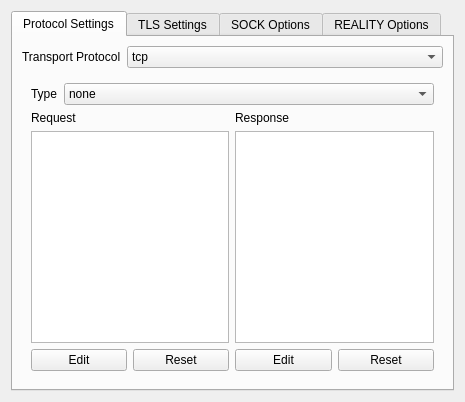
<?xml version="1.0" encoding="UTF-8"?>
<ui version="4.0">
 <class>StreamSettingsWidget</class>
 <widget class="QWidget" name="StreamSettingsWidget">
  <property name="geometry">
   <rect>
    <x>0</x>
    <y>0</y>
    <width>465</width>
    <height>402</height>
   </rect>
  </property>
  <property name="windowTitle">
   <string>Stream Settings Widget</string>
  </property>
  <layout class="QGridLayout" name="gridLayout">
   <item row="0" column="0">
    <widget class="QTabWidget" name="tabWidget">
     <property name="currentIndex">
      <number>0</number>
     </property>
     <widget class="QWidget" name="tab_3">
      <attribute name="title">
       <string>Protocol Settings</string>
      </attribute>
      <layout class="QGridLayout" name="gridLayout_3">
       <item row="1" column="0">
        <widget class="QStackedWidget" name="v2rayStackView">
         <property name="sizePolicy">
          <sizepolicy hsizetype="Minimum" vsizetype="Preferred">
           <horstretch>0</horstretch>
           <verstretch>0</verstretch>
          </sizepolicy>
         </property>
         <property name="minimumSize">
          <size>
           <width>1</width>
           <height>0</height>
          </size>
         </property>
         <property name="currentIndex">
          <number>0</number>
         </property>
         <widget class="QWidget" name="tcpStackPage">
          <layout class="QGridLayout" name="gridLayout_2" rowstretch="0,0,1,0">
           <item row="0" column="0" colspan="4">
            <layout class="QHBoxLayout" name="horizontalLayout" stretch="0,1">
             <item>
              <widget class="QLabel" name="label">
               <property name="text">
                <string>Type</string>
               </property>
              </widget>
             </item>
             <item>
              <widget class="QComboBox" name="tcpHeaderTypeCB">
               <item>
                <property name="text">
                 <string notr="true">none</string>
                </property>
               </item>
               <item>
                <property name="text">
                 <string notr="true">http</string>
                </property>
               </item>
              </widget>
             </item>
            </layout>
           </item>
           <item row="2" column="0" colspan="2">
            <widget class="QPlainTextEdit" name="tcpRequestTxt">
             <property name="sizePolicy">
              <sizepolicy hsizetype="Preferred" vsizetype="Preferred">
               <horstretch>0</horstretch>
               <verstretch>0</verstretch>
              </sizepolicy>
             </property>
             <property name="lineWrapMode">
              <enum>QPlainTextEdit::NoWrap</enum>
             </property>
             <property name="readOnly">
              <bool>true</bool>
             </property>
             <property name="plainText">
              <string/>
             </property>
             <property name="backgroundVisible">
              <bool>false</bool>
             </property>
             <property name="placeholderText">
              <string notr="true"/>
             </property>
            </widget>
           </item>
           <item row="2" column="2" colspan="2">
            <widget class="QPlainTextEdit" name="tcpRespTxt">
             <property name="sizePolicy">
              <sizepolicy hsizetype="Preferred" vsizetype="Preferred">
               <horstretch>0</horstretch>
               <verstretch>0</verstretch>
              </sizepolicy>
             </property>
             <property name="lineWrapMode">
              <enum>QPlainTextEdit::NoWrap</enum>
             </property>
             <property name="readOnly">
              <bool>true</bool>
             </property>
             <property name="plainText">
              <string/>
             </property>
             <property name="placeholderText">
              <string notr="true"/>
             </property>
            </widget>
           </item>
           <item row="3" column="0">
            <widget class="QPushButton" name="tcpRequestEditBtn">
             <property name="text">
              <string>Edit</string>
             </property>
            </widget>
           </item>
           <item row="3" column="1">
            <widget class="QPushButton" name="tcpRequestDefBtn">
             <property name="text">
              <string>Reset</string>
             </property>
            </widget>
           </item>
           <item row="3" column="2">
            <widget class="QPushButton" name="tcpResponseEditBtn">
             <property name="text">
              <string>Edit</string>
             </property>
            </widget>
           </item>
           <item row="3" column="3">
            <widget class="QPushButton" name="tcpRespDefBtn">
             <property name="text">
              <string>Reset</string>
             </property>
            </widget>
           </item>
           <item row="1" column="2" colspan="2">
            <widget class="QLabel" name="label_3">
             <property name="text">
              <string>Response</string>
             </property>
            </widget>
           </item>
           <item row="1" column="0" colspan="2">
            <widget class="QLabel" name="label_2">
             <property name="text">
              <string>Request</string>
             </property>
            </widget>
           </item>
          </layout>
         </widget>
         <widget class="QWidget" name="httpStackPage">
          <layout class="QGridLayout" name="gridLayout_8">
           <item row="0" column="0">
            <layout class="QGridLayout" name="gridLayout_10">
             <item row="0" column="0">
              <widget class="QLabel" name="label_5">
               <property name="text">
                <string>Path</string>
               </property>
              </widget>
             </item>
             <item row="0" column="1" colspan="2">
              <widget class="QLineEdit" name="httpPathTxt">
               <property name="placeholderText">
                <string notr="true">/</string>
               </property>
              </widget>
             </item>
             <item row="1" column="0">
              <widget class="QLabel" name="label_31">
               <property name="text">
                <string>Method</string>
               </property>
              </widget>
             </item>
             <item row="1" column="1" colspan="2">
              <widget class="QComboBox" name="httpMethodCB">
               <property name="editable">
                <bool>true</bool>
               </property>
               <item>
                <property name="text">
                 <string notr="true">PUT</string>
                </property>
               </item>
               <item>
                <property name="text">
                 <string notr="true">GET</string>
                </property>
               </item>
               <item>
                <property name="text">
                 <string notr="true">POST</string>
                </property>
               </item>
               <item>
                <property name="text">
                 <string notr="true">DELETE</string>
                </property>
               </item>
               <item>
                <property name="text">
                 <string notr="true">CONNECT</string>
                </property>
               </item>
               <item>
                <property name="text">
                 <string notr="true">HEAD</string>
                </property>
               </item>
               <item>
                <property name="text">
                 <string notr="true">OPTIONS</string>
                </property>
               </item>
               <item>
                <property name="text">
                 <string notr="true">PATCH</string>
                </property>
               </item>
               <item>
                <property name="text">
                 <string notr="true">TRACE</string>
                </property>
               </item>
              </widget>
             </item>
            </layout>
           </item>
           <item row="1" column="0">
            <layout class="QGridLayout" name="gridLayout_11">
             <item row="0" column="0">
              <widget class="QLabel" name="label_4">
               <property name="text">
                <string>Host</string>
               </property>
              </widget>
             </item>
             <item row="0" column="1" colspan="2">
              <widget class="QLabel" name="label_33">
               <property name="text">
                <string>Headers</string>
               </property>
              </widget>
             </item>
             <item row="1" column="0">
              <widget class="QPlainTextEdit" name="httpHostTxt">
               <property name="placeholderText">
                <string notr="true">myhost.mydomain.com</string>
               </property>
              </widget>
             </item>
             <item row="1" column="1" colspan="2">
              <widget class="QPlainTextEdit" name="httpHeadersTxt">
               <property name="sizePolicy">
                <sizepolicy hsizetype="Preferred" vsizetype="Preferred">
                 <horstretch>0</horstretch>
                 <verstretch>0</verstretch>
                </sizepolicy>
               </property>
               <property name="lineWrapMode">
                <enum>QPlainTextEdit::NoWrap</enum>
               </property>
               <property name="readOnly">
                <bool>true</bool>
               </property>
               <property name="plainText">
                <string/>
               </property>
               <property name="placeholderText">
                <string notr="true"/>
               </property>
              </widget>
             </item>
             <item row="2" column="1">
              <widget class="QPushButton" name="httpHeadersEditBtn">
               <property name="text">
                <string>Edit</string>
               </property>
              </widget>
             </item>
             <item row="2" column="2">
              <widget class="QPushButton" name="httpHeadersDefBtn">
               <property name="text">
                <string>Reset</string>
               </property>
              </widget>
             </item>
            </layout>
           </item>
          </layout>
         </widget>
         <widget class="QWidget" name="wsStackPage">
          <layout class="QGridLayout" name="gridLayout_9" rowstretch="0,0,1">
           <item row="0" column="0">
            <layout class="QFormLayout" name="formLayout_7">
             <item row="0" column="0">
              <widget class="QLabel" name="label_7">
               <property name="text">
                <string>Path</string>
               </property>
              </widget>
             </item>
             <item row="1" column="0">
              <widget class="QLabel" name="label_12">
               <property name="text">
                <string>Max Early Data</string>
               </property>
              </widget>
             </item>
             <item row="0" column="1">
              <widget class="QLineEdit" name="wsPathTxt">
               <property name="text">
                <string/>
               </property>
               <property name="placeholderText">
                <string notr="true">/wsPath</string>
               </property>
              </widget>
             </item>
             <item row="1" column="1">
              <widget class="QSpinBox" name="wsEarlyDataSB">
               <property name="minimum">
                <number>0</number>
               </property>
               <property name="maximum">
                <number>99999</number>
               </property>
               <property name="value">
                <number>1024</number>
               </property>
              </widget>
             </item>
             <item row="2" column="0">
              <widget class="QLabel" name="label_25">
               <property name="text">
                <string>Browser Forwarding</string>
               </property>
              </widget>
             </item>
             <item row="2" column="1">
              <widget class="QCheckBox" name="wsBrowserForwardCB">
               <property name="text">
                <string>Enabled</string>
               </property>
              </widget>
             </item>
             <item row="3" column="0">
              <widget class="QLabel" name="label_30">
               <property name="text">
                <string>Early Data Header Name</string>
               </property>
              </widget>
             </item>
             <item row="3" column="1">
              <widget class="QComboBox" name="wsEarlyDataHeaderNameCB">
               <item>
                <property name="text">
                 <string notr="true"/>
                </property>
               </item>
               <item>
                <property name="text">
                 <string notr="true">Sec-WebSocket-Protocol</string>
                </property>
               </item>
              </widget>
             </item>
            </layout>
           </item>
           <item row="2" column="0">
            <widget class="QPlainTextEdit" name="wsHeadersTxt">
             <property name="placeholderText">
              <string notr="true">Key|Value</string>
             </property>
            </widget>
           </item>
           <item row="1" column="0">
            <widget class="QLabel" name="label_26">
             <property name="text">
              <string>Headers</string>
             </property>
            </widget>
           </item>
          </layout>
         </widget>
         <widget class="QWidget" name="mKCPStackPage">
          <layout class="QFormLayout" name="formLayout_5">
           <item row="0" column="0">
            <widget class="QLabel" name="label_16">
             <property name="text">
              <string>Header</string>
             </property>
            </widget>
           </item>
           <item row="0" column="1">
            <widget class="QComboBox" name="kcpHeaderType">
             <property name="sizePolicy">
              <sizepolicy hsizetype="MinimumExpanding" vsizetype="Fixed">
               <horstretch>0</horstretch>
               <verstretch>0</verstretch>
              </sizepolicy>
             </property>
             <item>
              <property name="text">
               <string notr="true">none</string>
              </property>
             </item>
             <item>
              <property name="text">
               <string notr="true">srtp</string>
              </property>
             </item>
             <item>
              <property name="text">
               <string notr="true">utp</string>
              </property>
             </item>
             <item>
              <property name="text">
               <string notr="true">wechat-video</string>
              </property>
             </item>
             <item>
              <property name="text">
               <string notr="true">dtls</string>
              </property>
             </item>
             <item>
              <property name="text">
               <string notr="true">wireguard</string>
              </property>
             </item>
            </widget>
           </item>
           <item row="1" column="0">
            <widget class="QLabel" name="label_13">
             <property name="text">
              <string>Seed</string>
             </property>
            </widget>
           </item>
           <item row="1" column="1">
            <widget class="QLineEdit" name="kcpSeedTxt"/>
           </item>
           <item row="2" column="0">
            <widget class="QLabel" name="label_23">
             <property name="text">
              <string>Capacity</string>
             </property>
             <property name="alignment">
              <set>Qt::AlignRight|Qt::AlignTrailing|Qt::AlignVCenter</set>
             </property>
            </widget>
           </item>
           <item row="2" column="1">
            <layout class="QHBoxLayout" name="horizontalLayout_5" stretch="1,1">
             <item>
              <widget class="QSpinBox" name="kcpUploadCapacSB">
               <property name="suffix">
                <string notr="true"> MB/s</string>
               </property>
               <property name="prefix">
                <string>Up: </string>
               </property>
               <property name="maximum">
                <number>4096</number>
               </property>
               <property name="value">
                <number>5</number>
               </property>
              </widget>
             </item>
             <item>
              <widget class="QSpinBox" name="kcpDownCapacitySB">
               <property name="minimumSize">
                <size>
                 <width>80</width>
                 <height>0</height>
                </size>
               </property>
               <property name="suffix">
                <string notr="true"> MB/s</string>
               </property>
               <property name="prefix">
                <string>Down: </string>
               </property>
               <property name="maximum">
                <number>4096</number>
               </property>
               <property name="value">
                <number>20</number>
               </property>
              </widget>
             </item>
            </layout>
           </item>
           <item row="3" column="0">
            <widget class="QLabel" name="label_22">
             <property name="text">
              <string>Buffer Size</string>
             </property>
             <property name="alignment">
              <set>Qt::AlignRight|Qt::AlignTrailing|Qt::AlignVCenter</set>
             </property>
            </widget>
           </item>
           <item row="3" column="1">
            <layout class="QHBoxLayout" name="horizontalLayout_6" stretch="1,1">
             <item>
              <widget class="QSpinBox" name="kcpWriteBufferSB">
               <property name="suffix">
                <string notr="true"> MB</string>
               </property>
               <property name="prefix">
                <string>Write Size: </string>
               </property>
               <property name="maximum">
                <number>1024</number>
               </property>
               <property name="value">
                <number>2</number>
               </property>
              </widget>
             </item>
             <item>
              <widget class="QSpinBox" name="kcpReadBufferSB">
               <property name="suffix">
                <string notr="true"> MB</string>
               </property>
               <property name="prefix">
                <string>Read Size: </string>
               </property>
               <property name="maximum">
                <number>1024</number>
               </property>
               <property name="value">
                <number>2</number>
               </property>
              </widget>
             </item>
            </layout>
           </item>
           <item row="4" column="0">
            <widget class="QLabel" name="label_24">
             <property name="text">
              <string>Congestion</string>
             </property>
            </widget>
           </item>
           <item row="4" column="1">
            <widget class="QCheckBox" name="kcpCongestionCB">
             <property name="text">
              <string>Congestion</string>
             </property>
            </widget>
           </item>
           <item row="5" column="0">
            <widget class="QLabel" name="label_15">
             <property name="text">
              <string>Options</string>
             </property>
            </widget>
           </item>
           <item row="5" column="1">
            <layout class="QHBoxLayout" name="horizontalLayout_3">
             <item>
              <widget class="QLabel" name="label_8">
               <property name="text">
                <string>MTU</string>
               </property>
              </widget>
             </item>
             <item>
              <widget class="QSpinBox" name="kcpMTU">
               <property name="sizePolicy">
                <sizepolicy hsizetype="MinimumExpanding" vsizetype="Fixed">
                 <horstretch>0</horstretch>
                 <verstretch>0</verstretch>
                </sizepolicy>
               </property>
               <property name="suffix">
                <string notr="true"> B</string>
               </property>
               <property name="minimum">
                <number>576</number>
               </property>
               <property name="maximum">
                <number>1460</number>
               </property>
               <property name="value">
                <number>1350</number>
               </property>
              </widget>
             </item>
             <item>
              <widget class="QLabel" name="label_10">
               <property name="text">
                <string>TTI</string>
               </property>
              </widget>
             </item>
             <item>
              <widget class="QSpinBox" name="kcpTTI">
               <property name="sizePolicy">
                <sizepolicy hsizetype="MinimumExpanding" vsizetype="Fixed">
                 <horstretch>0</horstretch>
                 <verstretch>0</verstretch>
                </sizepolicy>
               </property>
               <property name="suffix">
                <string notr="true"> ms</string>
               </property>
               <property name="minimum">
                <number>10</number>
               </property>
               <property name="maximum">
                <number>100</number>
               </property>
               <property name="value">
                <number>50</number>
               </property>
              </widget>
             </item>
            </layout>
           </item>
          </layout>
         </widget>
         <widget class="QWidget" name="dsStackPage">
          <layout class="QFormLayout" name="formLayout_2">
           <item row="0" column="0">
            <widget class="QLabel" name="label_17">
             <property name="text">
              <string>Path</string>
             </property>
            </widget>
           </item>
           <item row="0" column="1">
            <widget class="QLineEdit" name="dsPathTxt">
             <property name="text">
              <string/>
             </property>
             <property name="placeholderText">
              <string notr="true">/dsPath</string>
             </property>
            </widget>
           </item>
          </layout>
         </widget>
         <widget class="QWidget" name="quicStackPage">
          <layout class="QFormLayout" name="formLayout_3">
           <item row="0" column="0">
            <widget class="QLabel" name="label_18">
             <property name="text">
              <string>Security</string>
             </property>
            </widget>
           </item>
           <item row="0" column="1">
            <widget class="QComboBox" name="quicSecurityCB">
             <item>
              <property name="text">
               <string notr="true">none</string>
              </property>
             </item>
             <item>
              <property name="text">
               <string notr="true">aes-128-gcm</string>
              </property>
             </item>
             <item>
              <property name="text">
               <string notr="true">chacha20-poly1305</string>
              </property>
             </item>
            </widget>
           </item>
           <item row="1" column="0">
            <widget class="QLabel" name="label_19">
             <property name="text">
              <string>Key</string>
             </property>
            </widget>
           </item>
           <item row="1" column="1">
            <widget class="QLineEdit" name="quicKeyTxt">
             <property name="text">
              <string/>
             </property>
             <property name="placeholderText">
              <string>keys</string>
             </property>
            </widget>
           </item>
           <item row="2" column="0">
            <widget class="QLabel" name="label_20">
             <property name="text">
              <string>Headers</string>
             </property>
            </widget>
           </item>
           <item row="2" column="1">
            <widget class="QComboBox" name="quicHeaderTypeCB">
             <item>
              <property name="text">
               <string notr="true">none</string>
              </property>
             </item>
             <item>
              <property name="text">
               <string notr="true">srtp</string>
              </property>
             </item>
             <item>
              <property name="text">
               <string notr="true">utp</string>
              </property>
             </item>
             <item>
              <property name="text">
               <string notr="true">wechat-video</string>
              </property>
             </item>
             <item>
              <property name="text">
               <string notr="true">dtls</string>
              </property>
             </item>
             <item>
              <property name="text">
               <string notr="true">wireguard</string>
              </property>
             </item>
            </widget>
           </item>
           <item row="3" column="0">
            <spacer name="verticalSpacer_2">
             <property name="orientation">
              <enum>Qt::Vertical</enum>
             </property>
             <property name="sizeHint" stdset="0">
              <size>
               <width>20</width>
               <height>40</height>
              </size>
             </property>
            </spacer>
           </item>
          </layout>
         </widget>
         <widget class="QWidget" name="grpcStackPage">
          <layout class="QFormLayout" name="formLayout_6">
           <item row="0" column="0">
            <widget class="QLabel" name="label_11">
             <property name="text">
              <string>Service Name</string>
             </property>
            </widget>
           </item>
           <item row="0" column="1">
            <widget class="QLineEdit" name="grpcServiceNameTxt"/>
           </item>
           <item row="1" column="0">
            <widget class="QLabel" name="modeLabel">
             <property name="text">
              <string>Mode</string>
             </property>
            </widget>
           </item>
           <item row="1" column="1">
            <widget class="QComboBox" name="grpcModeCB">
             <item>
              <property name="text">
               <string notr="true">gun</string>
              </property>
             </item>
             <item>
              <property name="text">
               <string notr="true">multi</string>
              </property>
             </item>
            </widget>
           </item>
          </layout>
         </widget>
        </widget>
       </item>
       <item row="0" column="0">
        <layout class="QHBoxLayout" name="horizontalLayout_2" stretch="0,1">
         <item>
          <widget class="QLabel" name="transportLabel">
           <property name="text">
            <string>Transport Protocol</string>
           </property>
          </widget>
         </item>
         <item>
          <widget class="QComboBox" name="transportCombo">
           <item>
            <property name="text">
             <string notr="true">tcp</string>
            </property>
           </item>
           <item>
            <property name="text">
             <string notr="true">http</string>
            </property>
           </item>
           <item>
            <property name="text">
             <string notr="true">ws</string>
            </property>
           </item>
           <item>
            <property name="text">
             <string notr="true">kcp</string>
            </property>
           </item>
           <item>
            <property name="text">
             <string notr="true">domainsocket</string>
            </property>
           </item>
           <item>
            <property name="text">
             <string notr="true">quic</string>
            </property>
           </item>
           <item>
            <property name="text">
             <string notr="true">grpc</string>
            </property>
           </item>
          </widget>
         </item>
        </layout>
       </item>
      </layout>
     </widget>
     <widget class="QWidget" name="tab">
      <attribute name="title">
       <string>TLS Settings</string>
      </attribute>
      <layout class="QFormLayout" name="formLayout">
       <item row="0" column="0">
        <widget class="QLabel" name="label_21">
         <property name="text">
          <string>Security Type</string>
         </property>
        </widget>
       </item>
       <item row="0" column="1">
        <widget class="QComboBox" name="securityTypeCB">
         <item>
          <property name="text">
           <string notr="true">None</string>
          </property>
         </item>
         <item>
          <property name="text">
           <string notr="true">TLS</string>
          </property>
         </item>
          <item>
          <property name="text">
           <string notr="true">REALITY</string>
          </property>
         </item>
        </widget>
       </item>
       <item row="1" column="0" colspan="2">
        <widget class="QCheckBox" name="allowInsecureCB">
         <property name="enabled">
          <bool>false</bool>
         </property>
         <property name="toolTip">
          <string>AllowInsecure is insecure, do not allow insecure.</string>
         </property>
         <property name="text">
          <string>Allow Insecure Certificates</string>
         </property>
        </widget>
       </item>
       <item row="2" column="0" colspan="2">
        <widget class="QCheckBox" name="enableSessionResumptionCB">
         <property name="text">
          <string>Enable Session Resumption</string>
         </property>
         <property name="checked">
          <bool>false</bool>
         </property>
        </widget>
       </item>
       <item row="3" column="0" colspan="2">
        <widget class="QCheckBox" name="disableSystemRoot">
         <property name="text">
          <string>Disable System Root Certificates</string>
         </property>
        </widget>
       </item>
       <item row="4" column="0">
        <widget class="QLabel" name="label_6">
         <property name="text">
          <string>Server Address (SNI)</string>
         </property>
        </widget>
       </item>
       <item row="4" column="1">
        <widget class="QLineEdit" name="serverNameTxt"/>
       </item>
       <item row="5" column="0">
        <widget class="QLabel" name="label_14">
         <property name="text">
          <string>ALPN</string>
         </property>
        </widget>
       </item>
       <item row="5" column="1">
        <widget class="QLineEdit" name="alpnTxt"/>
       </item>
       <item row="6" column="0">
        <widget class="QLabel" name="label_9">
         <property name="text">
          <string>Certificates</string>
         </property>
        </widget>
       </item>
       <item row="6" column="1">
        <widget class="QPushButton" name="openCertEditorBtn">
         <property name="enabled">
          <bool>false</bool>
         </property>
         <property name="toolTip">
          <string notr="true">Not Implemented</string>
         </property>
         <property name="text">
          <string>Open Certificate Editor</string>
         </property>
        </widget>
       </item>
       <item row="7" column="0" colspan="2">
        <widget class="QPushButton" name="pinnedPeerCertificateChainSha256Btn">
         <property name="text">
          <string>Open pinnedPeerCertificateChainSha256 Editor</string>
         </property>
        </widget>
       </item>
      </layout>
     </widget>
     <widget class="QWidget" name="tab_2">
      <attribute name="title">
       <string>SOCK Options</string>
      </attribute>
      <layout class="QFormLayout" name="formLayout_4">
       <item row="0" column="0">
        <widget class="QLabel" name="label_28">
         <property name="text">
          <string>Mark</string>
         </property>
        </widget>
       </item>
       <item row="0" column="1">
        <widget class="QSpinBox" name="soMarkSpinBox">
         <property name="maximum">
          <number>255</number>
         </property>
        </widget>
       </item>
       <item row="1" column="0">
        <widget class="QLabel" name="label_29">
         <property name="text">
          <string>TCP Fast Open</string>
         </property>
        </widget>
       </item>
       <item row="1" column="1">
        <widget class="QCheckBox" name="tcpFastOpenCB">
         <property name="text">
          <string>Enabled</string>
         </property>
        </widget>
       </item>
       <item row="2" column="0">
        <widget class="QLabel" name="label_27">
         <property name="text">
          <string>tProxy Mode</string>
         </property>
        </widget>
       </item>
       <item row="2" column="1">
        <widget class="QComboBox" name="tProxyCB">
         <item>
          <property name="text">
           <string notr="true">off</string>
          </property>
         </item>
         <item>
          <property name="text">
           <string notr="true">redirect</string>
          </property>
         </item>
         <item>
          <property name="text">
           <string notr="true">tproxy</string>
          </property>
         </item>
        </widget>
       </item>
       <item row="3" column="0">
        <widget class="QLabel" name="label_32">
         <property name="text">
          <string>TCP Keepalive Interval</string>
         </property>
        </widget>
       </item>
       <item row="3" column="1">
        <widget class="QSpinBox" name="tcpKeepAliveIntervalSpinBox">
         <property name="maximum">
          <number>2147483647</number>
         </property>
        </widget>
       </item>
      </layout>
     </widget>
     <widget class="QWidget" name="reality">
        <attribute name="title">
        <string>REALITY Options</string>
        </attribute>
        <layout class="QFormLayout" name="formLayout_8">
            <item row="0" column="0" colspan="2">
            <widget class="QCheckBox" name="printDebugLog">
              <property name="text">
                <string>Print debug log</string>
              </property>
              <property name="checked">
                <bool>false</bool>
              </property>
            </widget>
        </item>
        <item row="1" column="0">
            <widget class="QLabel" name="label_34">
            <property name="text">
            <string>Fingerprint</string>
            </property>
            </widget>
        </item>
        <item row="1" column="1">
            <widget class="QLineEdit" name="fingerprint"/>
        </item>
        <item row="2" column="0">
        <widget class="QLabel" name="label_35">
         <property name="text">
          <string>Server Address (SNI)</string>
         </property>
        </widget>
       </item>
       <item row="2" column="1">
        <widget class="QLineEdit" name="realityServerNameTxt"/>
       </item>
        <item row="3" column="0">
            <widget class="QLabel" name="label_36">
            <property name="text">
            <string>Svr public key</string>
            </property>
            </widget>
        </item>
        <item row="3" column="1">
            <widget class="QLineEdit" name="publicKey"/>
        </item>
        <item row="4" column="0">
            <widget class="QLabel" name="label_36">
            <property name="text">
            <string>Short id</string>
            </property>
            </widget>
        </item>
        <item row="4" column="1">
            <widget class="QLineEdit" name="shortId"/>
        </item>
        <item row="5" column="0">
            <widget class="QLabel" name="label_38">
            <property name="text">
            <string>SpiderX</string>
            </property>
            </widget>
        </item>
        <item row="5" column="1">
            <widget class="QLineEdit" name="spiderX"/>
        </item>
        </layout>
     </widget>
    </widget>
   </item>
  </layout>
 </widget>

 <tabstops>
  <tabstop>tabWidget</tabstop>
  <tabstop>transportCombo</tabstop>
  <tabstop>tcpHeaderTypeCB</tabstop>
  <tabstop>tcpRequestTxt</tabstop>
  <tabstop>tcpRespTxt</tabstop>
  <tabstop>tcpRequestEditBtn</tabstop>
  <tabstop>tcpRequestDefBtn</tabstop>
  <tabstop>tcpResponseEditBtn</tabstop>
  <tabstop>tcpRespDefBtn</tabstop>
  <tabstop>httpPathTxt</tabstop>
  <tabstop>httpHostTxt</tabstop>
  <tabstop>wsHeadersTxt</tabstop>
  <tabstop>kcpUploadCapacSB</tabstop>
  <tabstop>kcpDownCapacitySB</tabstop>
  <tabstop>dsPathTxt</tabstop>
  <tabstop>quicSecurityCB</tabstop>
  <tabstop>quicKeyTxt</tabstop>
  <tabstop>quicHeaderTypeCB</tabstop>
  <tabstop>allowInsecureCB</tabstop>
  <tabstop>serverNameTxt</tabstop>
  <tabstop>soMarkSpinBox</tabstop>
  <tabstop>tcpFastOpenCB</tabstop>
  <tabstop>tProxyCB</tabstop>
 </tabstops>
 <resources/>
 <connections/>
</ui>
